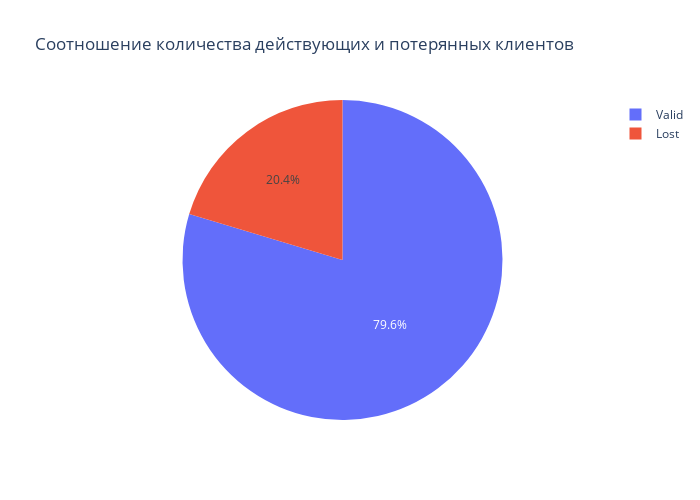

Here is the notebook cell this chart was saved with:
### Markdown cell above
9.1. Каково соотношение ушедших и лояльных клиентов? Покажите это на графике и дайте комментарий по соотношению.

### Code cell
import pandas as pd
import plotly
import plotly.express as px
print(plotly.__version__)
churn_data = pd.read_csv('data/churn.csv')

# Создаю колонку с более наглядным отображением статуса клиента - остался или ушел
churn_data['status_client'] = churn_data['Exited'].apply(lambda x: 'Lost' if x == 1 else 'Valid')
# Создаю дополнительную колонку для более удобного подсчета строк
churn_data['count_client'] = 1
 
df = churn_data.groupby('count_client', as_index=False).count()
df = churn_data
fig = px.pie(df,
             values='count_client',
             names='status_client',
             title='Соотношение количества действующих и потерянных клиентов',
             height=500, #высота
            width=700, #ширина
            )
fig.show()

### Figure 1 — Plotly figure (JSON) as saved in the notebook; plotly's stock layout.template omitted (floating-point values rounded to 4 significant figures; data arrays with more than 128 entries replaced by an {"elided": "..."} marker saying what was removed)
{"data": [{"domain": {"x": [0, 1], "y": [0, 1]}, "hovertemplate": "status_client=%{label}<br>count_client=%{value}<extra></extra>", "labels": {"elided": "10000 str values"}, "legendgroup": "", "name": "", "showlegend": true, "type": "pie", "values": {"elided": "10000 int values"}}], "layout": {"height": 500, "legend": {"tracegroupgap": 0}, "title": {"text": "Соотношение количества действующих и потерянных клиентов"}, "width": 700}}
